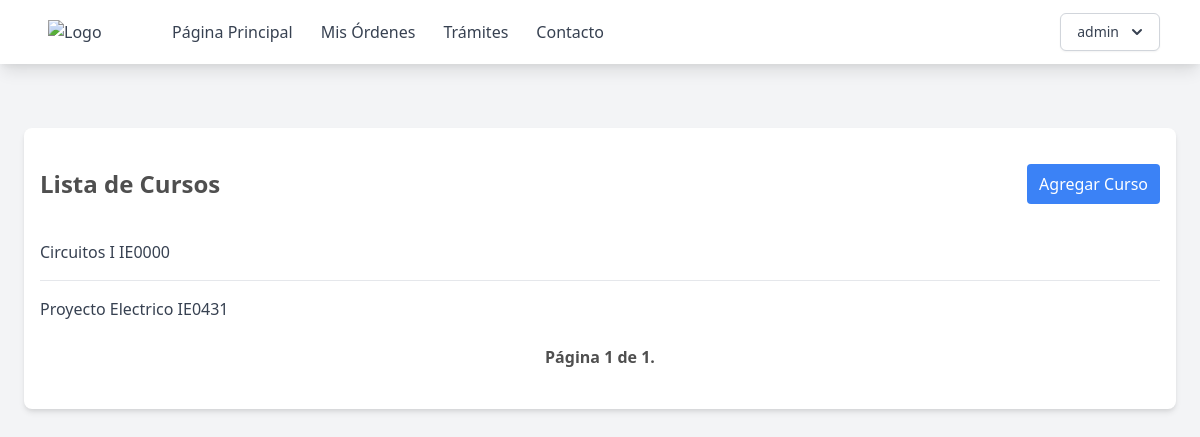
The app's page /cursos (signed in) with its own data.
### supply_room/models.py (models this page shows, shortened)
class Users(AbstractUser):
    name = models.CharField(max_length=200)
    email = models.EmailField(unique=True)
    role = models.CharField(max_length=200)
    student_id = models.CharField(max_length=200, null=True)
    username =  models.CharField(max_length=50, null=True)
    objects = CustomUserManager()
    USERNAME_FIELD = "email"
    REQUIRED_FIELDS = ["name", "role"]

class Class(models.Model):
    name = models.CharField(max_length=200)
    code = models.CharField(max_length=200)

### supply_room/views.py (the view)
# urls.py: path('cursos', ClassList.as_view(template_name='page/cursos.html'), name='cursos'),
class ClassList(ListView):
	model = Class
	paginate_by = 10
	def get_queryset(self, *args, **kwargs):
		qs = super(ClassList, self).get_queryset(*args, **kwargs)
		qs = qs.order_by('name')
		return qs

### templates/page/cursos.html (shortened to what this page needs)
{% extends "base.html" %} {% block content %}
<div class="max-w-6xl mx-auto px-4 py-8 bg-white rounded-lg shadow-md mt-16">
    <div class="flex justify-between items-center mb-4">
        <h2 class="text-2xl font-bold py-2">Lista de Cursos</h2>
        <a href="{% url 'crear-curso' %}" class="py-2 px-3 bg-blue-500 text-white rounded hover:bg-blue-400">Agregar Curso</a>
    </div>
    <ul class="divide-y divide-gray-200">
        {% for object in object_list %}
        <li class="py-4">
            <div class="flex justify-between items-center">
                <span class="text-gray-700">{{ object.name }} {{ object.code }}</span>
            </div>
        </li>
        {% empty %}
        <li class="py-4 text-center text-gray-500">No objects yet.</li>
        {% endfor %}
    </ul>
    <div class="pagination ">
    <div class="step-links flex w-full justify-between items-center p-2">
        <span class="current font-bold mx-4">
            Página {{ page_obj.number }} de {{ page_obj.paginator.num_pages }}.
        </span>
    </div>
</div>
</div>
{% endblock %}

### templates/base.html (shortened to what this page needs)
{% load static %}
<!DOCTYPE html>
<html lang="en">
  <head>
    <link href="{% static 'output.css' %}" rel="stylesheet" />
    <link href="https://cdn.jsdelivr.net/npm/tailwindcss@2.2.19/dist/tailwind.min.css" rel="stylesheet">
  </head>
  <body class="bg-gray-100 h-full h-screen">
    <nav class="bg-white shadow-lg">
      <div class="max-w-6xl mx-auto px-4">
        <div class="flex justify-between">
          <div class="flex space-x-4">
            <div>
              <a href="{% url 'home' %}" class="flex items-center py-5 px-2 text-gray-700">
                <img src="https://eie.ucr.ac.cr/static/img/logos/EIE_v.png" alt="Logo" class="w-20 mr-2">
              </a>
            </div>
            <div class="hidden md:flex items-center space-x-1">
              <a href="{% url 'home' %}" class="py-5 px-3 text-gray-700 hover:text-gray-900">Página Principal</a>
              <a href="#" class="py-5 px-3 text-gray-700 hover:text-gray-900">Mis Órdenes</a>
              <a href="#" class="py-5 px-3 text-gray-700 hover:text-gray-900">Trámites</a>
              <a href="#" class="py-5 px-3 text-gray-700 hover:text-gray-900">Contacto</a>
            </div>
          </div>
          {% if user.is_authenticated %}
          <div class="hidden md:flex items-center space-x-1">
            <div class="relative inline-block text-left">
              <div>
                <button type="button" class="inline-flex justify-center w-full rounded-md border border-gray-300 shadow-sm px-4 py-2 bg-white text-sm font-medium text-gray-700 hover:bg-gray-50 focus:outline-none" id="menu-button" aria-expanded="true" aria-haspopup="true">
                  {{ user.username }}
                  <svg class="-mr-1 ml-2 h-5 w-5" xmlns="http://www.w3.org/2000/svg" viewBox="0 0 20 20" fill="currentColor" aria-hidden="true">
                    <path fill-rule="evenodd" d="M5.293 7.293a1 1 0 011.414 0L10 10.586l3.293-3.293a1 1 0 111.414 1.414l-4 4a1 1 0 01-1.414 0l-4-4a1 1 0 010-1.414z" clip-rule="evenodd" />
                  </svg>
                </button>
              </div>
            </div>
          </div>
          {% endif %}
        </div>
      </div>
    </nav>
    {% if user.is_authenticated %}
    <div>{% block content %} {% endblock %}</div>
    {% else %}
    <p>You are not logged in</p>
    <a href="{% url 'login' %}">Log In</a>
    {% endif %}
  </body>
</html>

### records on screen
Users: username "admin"
Class: name "Circuitos I", code "IE0000"
Class: name "Proyecto Electrico", code "IE0431"

### other values on screen
{{ page_obj.number }} "1"
{{ page_obj.paginator.num_pages }} "1"
